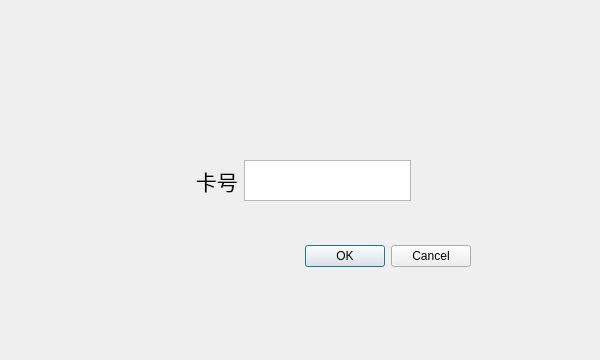
<?xml version="1.0" encoding="UTF-8"?>
<ui version="4.0">
 <class>TeacherFamilySigninDialog</class>
 <widget class="QDialog" name="TeacherFamilySigninDialog">
  <property name="geometry">
   <rect>
    <x>0</x>
    <y>0</y>
    <width>600</width>
    <height>360</height>
   </rect>
  </property>
  <property name="windowTitle">
   <string>Dialog</string>
  </property>
  <widget class="QDialogButtonBox" name="buttonBox">
   <property name="geometry">
    <rect>
     <x>130</x>
     <y>240</y>
     <width>341</width>
     <height>32</height>
    </rect>
   </property>
   <property name="orientation">
    <enum>Qt::Horizontal</enum>
   </property>
   <property name="standardButtons">
    <set>QDialogButtonBox::Cancel|QDialogButtonBox::Ok</set>
   </property>
  </widget>
  <widget class="QWidget" name="horizontalLayoutWidget">
   <property name="geometry">
    <rect>
     <x>190</x>
     <y>160</y>
     <width>221</width>
     <height>41</height>
    </rect>
   </property>
   <layout class="QHBoxLayout" name="horizontalLayout">
    <item>
     <widget class="QLabel" name="label">
      <property name="font">
       <font>
        <family>Arial</family>
        <pointsize>16</pointsize>
       </font>
      </property>
      <property name="text">
       <string> 卡号</string>
      </property>
     </widget>
    </item>
    <item>
     <widget class="QTextEdit" name="card_number_text">
      <property name="font">
       <font>
        <family>Arial</family>
        <pointsize>16</pointsize>
       </font>
      </property>
     </widget>
    </item>
   </layout>
  </widget>
 </widget>
 <resources/>
 <connections>
  <connection>
   <sender>buttonBox</sender>
   <signal>accepted()</signal>
   <receiver>TeacherFamilySigninDialog</receiver>
   <slot>accept()</slot>
   <hints>
    <hint type="sourcelabel">
     <x>248</x>
     <y>254</y>
    </hint>
    <hint type="destinationlabel">
     <x>157</x>
     <y>274</y>
    </hint>
   </hints>
  </connection>
  <connection>
   <sender>buttonBox</sender>
   <signal>rejected()</signal>
   <receiver>TeacherFamilySigninDialog</receiver>
   <slot>reject()</slot>
   <hints>
    <hint type="sourcelabel">
     <x>316</x>
     <y>260</y>
    </hint>
    <hint type="destinationlabel">
     <x>286</x>
     <y>274</y>
    </hint>
   </hints>
  </connection>
 </connections>
</ui>
